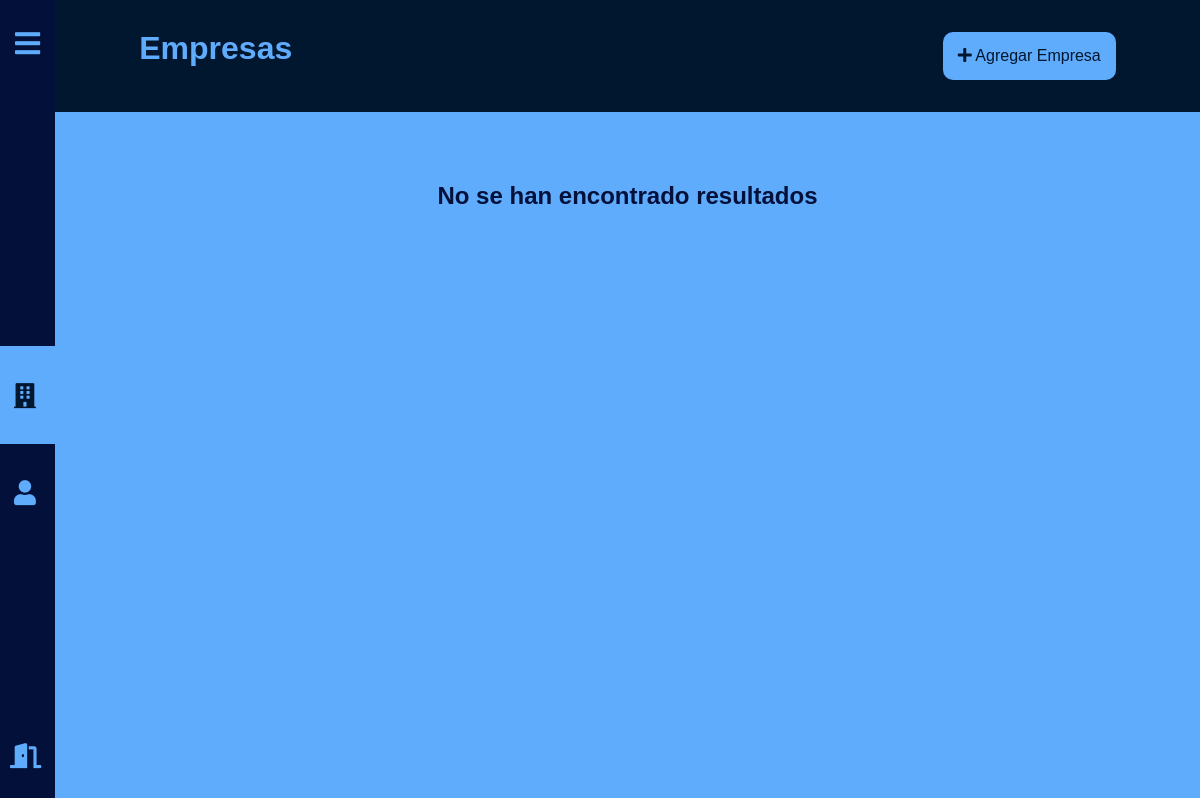
The app's page /admin.php (signed in), older data.
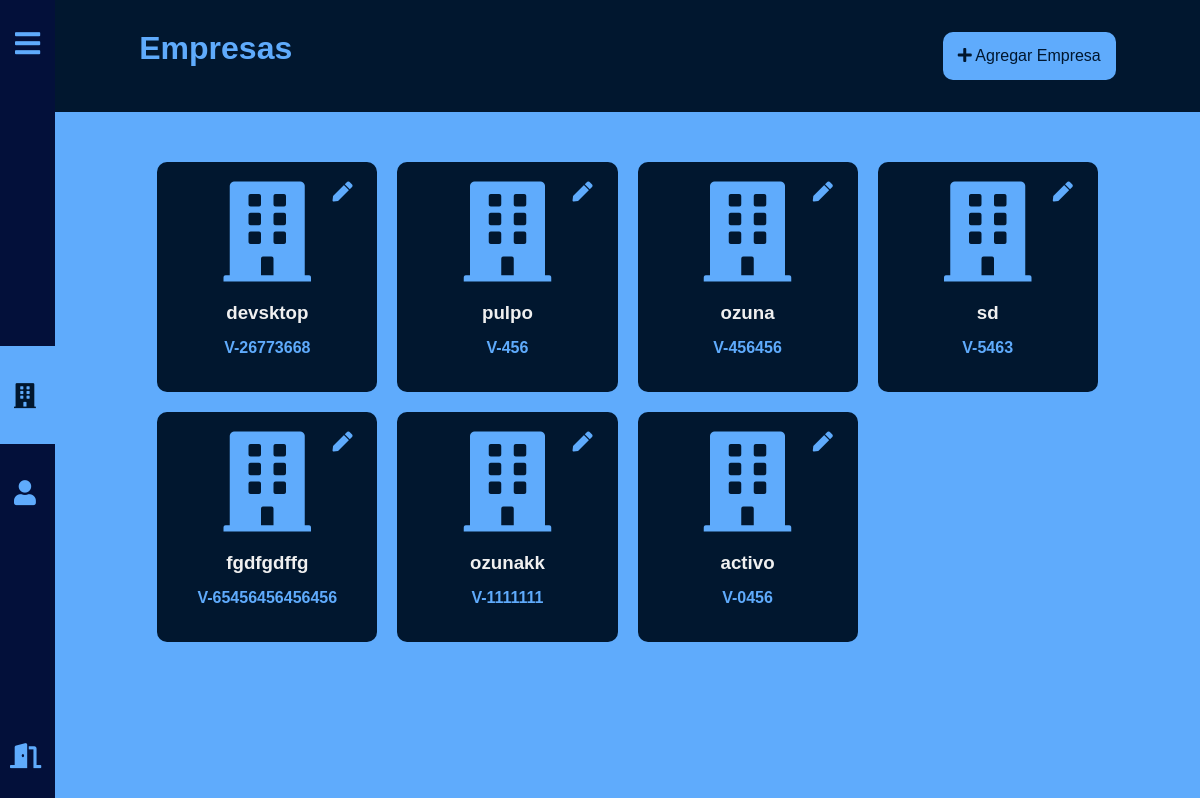
The same page, newer data.
### tables this page shows
CREATE TABLE `enterprise` (
  `id` int(10) UNSIGNED NOT NULL,
  `name` varchar(45) NOT NULL,
  `rif` varchar(45) NOT NULL,
  `dir` varchar(45) NOT NULL,
  `phone` varchar(45) NOT NULL,
  `risk` decimal(2,2) NOT NULL
);

### admin.php (the view, shortened to what this page needs)
<?php
include("db.php");
$query = "SELECT * FROM enterprise";
$result = $conn->query($query);
?>
<!DOCTYPE html>
<html lang="es">
<head>
    <link rel="stylesheet" href="https://use.fontawesome.com/releases/v5.13.0/css/solid.css">
    <link rel="stylesheet" href="https://use.fontawesome.com/releases/v5.13.0/css/fontawesome.css">
    <link rel="stylesheet" href="css/admin.min.css">
    <link rel="stylesheet" href="css/products.min.css">
    </body>
</head>
<body>
    <div class="nav_container">
        <nav class="nav" id="menuNormal">
            <div class="container">
                <div class="main_nav_buttons">
                    <div class="menu_icon nav_buttons" id="menu_button">
                        <i class="fas fa-bars"></i>
                    </div>
                </div>
                <div class="nav_buttons options">
                    <a href="admin.php" class="icon_link active building"><i class="fas fa-building active"></i><span class="icon_text active">Empresas</span></a>
                    <?php
                        if($_SESSION['admin']){
                            echo '<a href="users.php" class="icon_link building"><i class="fas fa-user"></i><span class="icon_text">Usuarios</span></a>';
                        }
                    ?>
                </div>
                <div class="logout_button nav_buttons">
                    <a href="logout.php" class="icon_link"><i class="fas fa-door-open"></i><span class="icon_text">Salir</span></a>
                </div>
            </div>
        </nav>
    </div>
    <header class="header">
        <div class="container">
            <h2>Empresas</h2>
            <?php
                if($_SESSION['admin']){
                   echo '<a id="addProduct" href="addEnterprise.php"><i class="fas fa-plus"></i> Agregar Empresa</a>';
                }
            ?>
        </div>
    </header>
    <main class="main">
        <div class="container">
            <ul class="products_list">
                <?php
                if ($result->num_rows > 0) {
                    while ($row = $result->fetch_assoc()) { ?>
                        <li class="product" onclick=<?php
                            if($_SESSION["admin"]){
                                $idd = $row["id"];
                                $location = '"departments.php?enterprise=' . $idd . '"';
                                echo 'location.href=' . $location ;
                            }else{
                                $idd = $row["id"];
                                $location = '"payroll.php?enterprise=' . $idd . '"';
                                echo 'location.href=' . $location;
                            }
                            ?>
                        >
                        <?php
                            if($_SESSION['admin']){?>
                                <div class="product_edit_iconbox">
                                    <a href="editEnterprise.php?enterprise=<?php echo $row['id'] ?>"><i class="product_edit_iconbox_icon fas fa-pen"></i></a>
                                </div>
                            <?php } ?>
                            <div class="product_imgbox">
                                <i class="product_imgbox_img fas fa-building"></i>
                            </div>
                            <div class="product_info">
                                <div class="product_info_titlebox">
                                    <h3 class="product_info_titlebox_title">
                                        <?php echo $row['name'] ?>
                                    </h3>
                                    <div class="product_info_titlebox_price">
                                        <?php echo $row['rif'] ?>
                                    </div>
                                </div>
                            </div>
                        </li>
                <?php }
                    echo "</ul>";
                } else {
                    echo "</ul>";
                    echo "<h2>No se han encontrado resultados</h2>";
                }
                ?>
        </div>
    </main>
</body>
</html>

Row changes from the older to the newer data that the page shows:
added enterprise: name "devsktop", rif "V-26773668"
added enterprise: name "pulpo", rif "V-456"
added enterprise: name "ozuna", rif "V-456456"
added enterprise: name "sd", rif "V-5463"
added enterprise: name "fgdfgdffg", rif "V-65456456456456"
added enterprise: name "ozunakk", rif "V-1111111"
added enterprise: name "activo", rif "V-0456"
Text that changed along with them:
text no longer shown: "No se han encontrado resultados"
